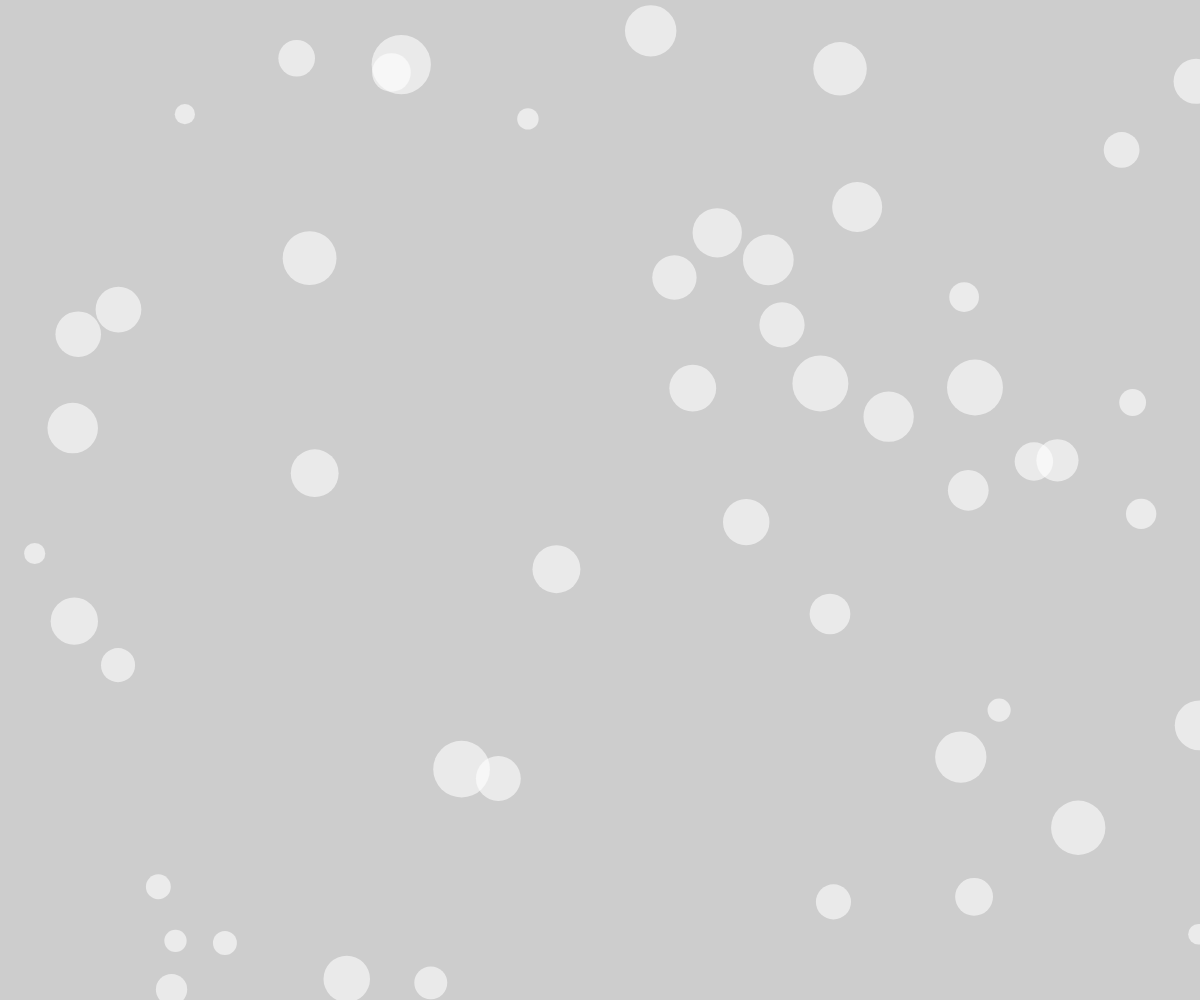
Frame 1 (no input)
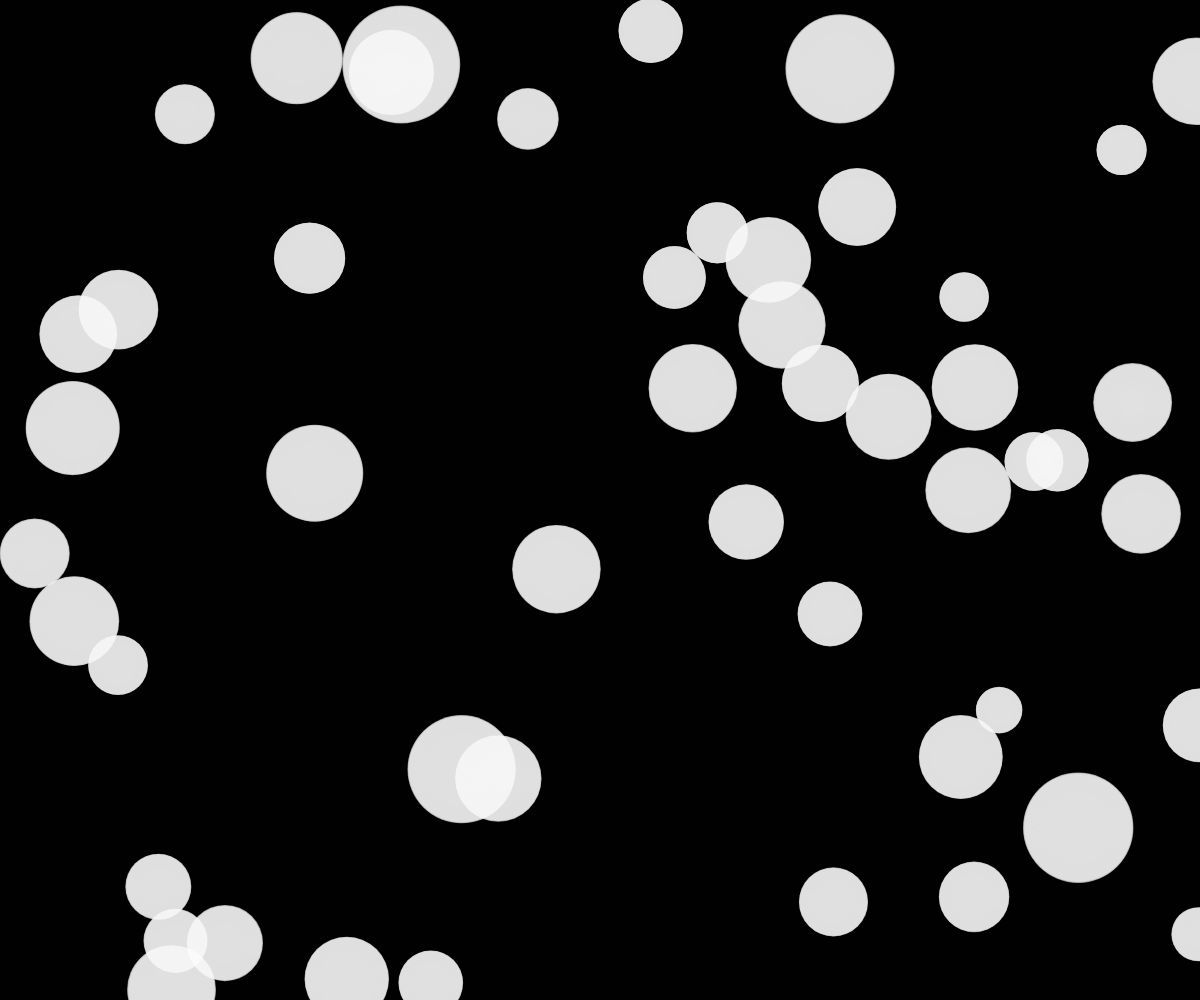
Frame 60 (no input)
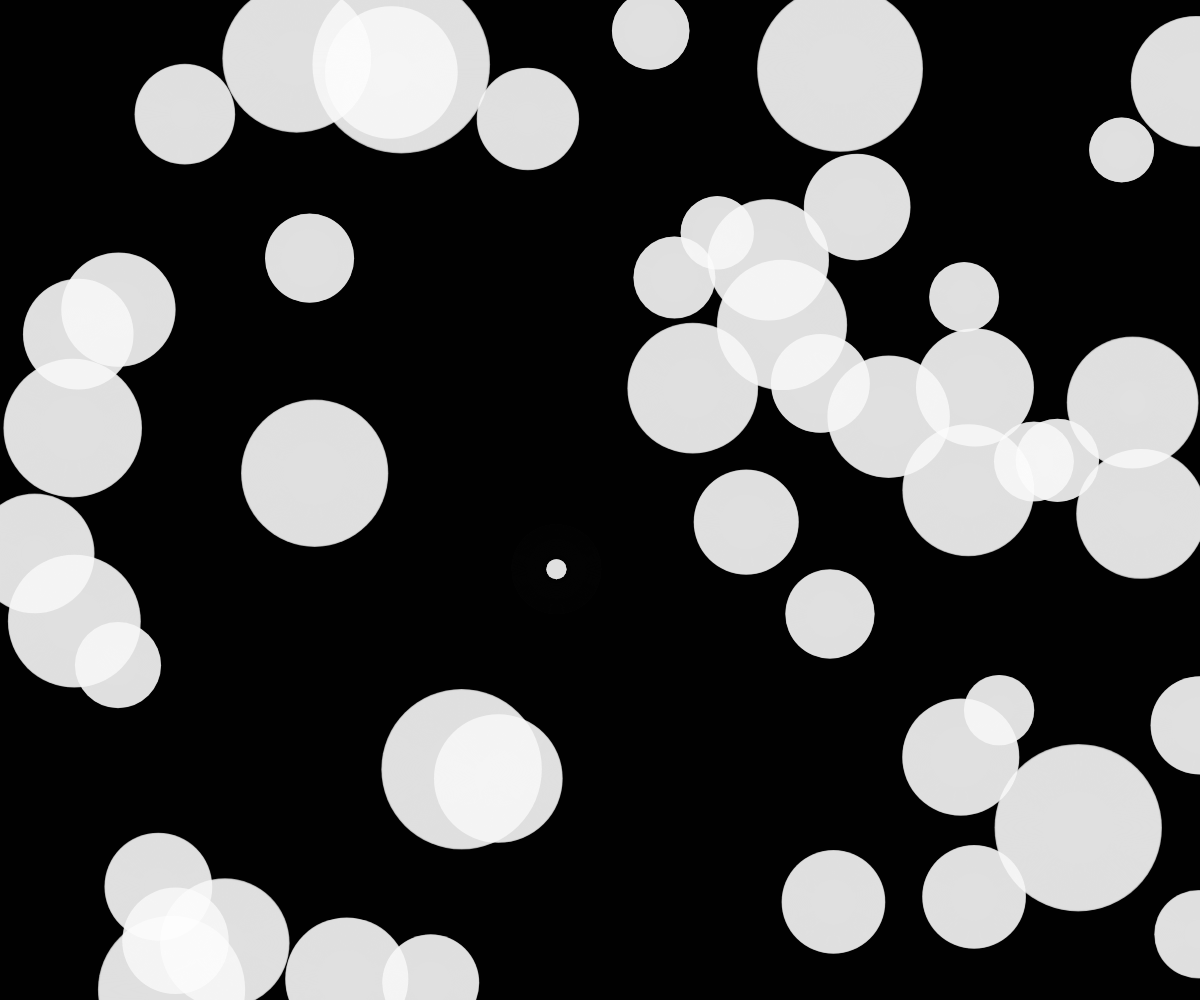
Frame 120 (the mouse pressed at the canvas centre since frame 60)

The p5.js sketch that drew these frames (run headless with seeded random() and noise() and a simulated clock; from frame 60 on, the mouse is pressed at the canvas centre):

// p5.js sketch
// ── sketch.js
let shadows = [];
let maxRadius = 100;

function setup() {
    createCanvas(windowWidth, windowHeight);
    noStroke();

    // Initialize random shadow positions
    for (let i = 0; i < 50; i++) {
        shadows.push({
            x: random(width),
            y: random(height),
            radius: random(10, 30),
            growthRate: random(0.1, 0.5),
        });
    }
}

function draw() {
    background(0, 50); // Slightly transparent black background for blending effect

    // Draw and update shadows
    for (let shadow of shadows) {
        // Draw shadow
        fill(255, 150);
        ellipse(shadow.x, shadow.y, shadow.radius * 2);

        // Update shadow radius
        shadow.radius += shadow.growthRate;

        // Limit maximum radius
        if (shadow.radius > maxRadius) {
            shadow.radius = random(10, 30);
            shadow.x = random(width);
            shadow.y = random(height);
        }
    }

    // Interactive shrinking
    if (mouseIsPressed) {
        for (let shadow of shadows) {
            let distance = dist(mouseX, mouseY, shadow.x, shadow.y);
            if (distance < 100) {
                shadow.radius = max(10, shadow.radius - 2);
            }
        }
    }
}

function windowResized() {
    resizeCanvas(windowWidth, windowHeight);
}
